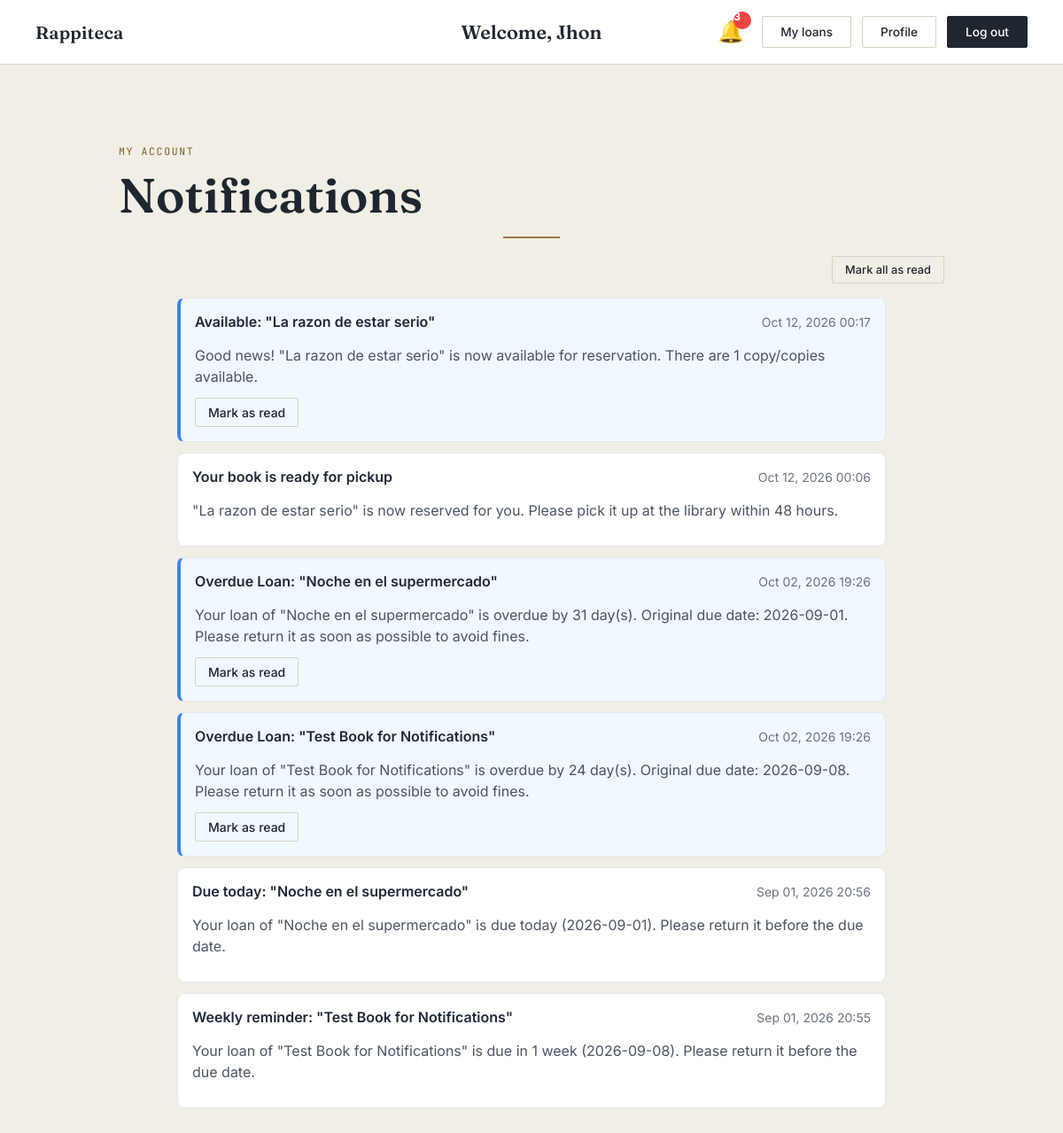
/accounts/notifications/ (signed in), run on the app's committed database.
### accounts/models.py (models this page shows, shortened)
class User(models.Model):
    name = models.CharField(max_length=100)
    last_name = models.CharField(max_length=100)
    email = models.EmailField(unique=True)
    password = models.CharField(max_length=128)
    role = models.CharField(max_length=5, default='stu')

class Notification(models.Model):
    TYPE_LOAN_DUE_WEEK = 'loan_due_week'
    TYPE_LOAN_DUE_3_DAYS = 'loan_due_3_days'
    TYPE_LOAN_DUE_SAME_DAY = 'loan_due_same_day'
    TYPE_LOAN_OVERDUE = 'loan_overdue'
    TYPE_RESERVATION_READY = 'reservation_ready'
    TYPE_RESERVATION_EXPIRED = 'reservation_expired'
    TYPE_BOOK_AVAILABLE = 'book_available'
    TYPE_CHOICES = [
        (TYPE_LOAN_DUE_WEEK, 'Loan Due - 1 Week'),
        (TYPE_LOAN_DUE_3_DAYS, 'Loan Due - 3 Days'),
        (TYPE_LOAN_DUE_SAME_DAY, 'Loan Due - Same Day'),
        (TYPE_LOAN_OVERDUE, 'Loan Overdue'),
        (TYPE_RESERVATION_READY, 'Reservation Ready for Pickup'),
        (TYPE_RESERVATION_EXPIRED, 'Reservation Expired'),
        (TYPE_BOOK_AVAILABLE, 'Book Available'),
    ]
    user = models.ForeignKey(User, on_delete=models.CASCADE, related_name='notifications')
    notification_type = models.CharField(max_length=20, choices=TYPE_CHOICES)
    title = models.CharField(max_length=200)
    message = models.TextField()
    is_read = models.BooleanField(default=False)
    created_at = models.DateTimeField(auto_now_add=True)
    related_loan_id = models.IntegerField(null=True, blank=True)
    related_book_id = models.IntegerField(null=True, blank=True)
    class Meta:
        ordering = ['-created_at']

### accounts/views.py (the view)
# urls.py: path('notifications/', views.notifications_view, name='notifications'),
def notifications_view(request):
    current_user = _usuario_actual(request)
    if not current_user:
        return redirect('login')
    notifications = Notification.objects.filter(user=current_user).order_by('-created_at')
    contexto = {
        'current_user': current_user,
        'notifications': notifications,
    }
    return render(request, 'notifications.html', contexto)

### accounts/views.py (called while the page is built)
def _usuario_actual(request):
    current_user = None
    user_id = request.session.get('user_id')
    if user_id:
        try:
            current_user = User.objects.get(id=user_id)
        except User.DoesNotExist:
            request.session.flush()
    return current_user

### accounts/templates/notifications.html (shortened to what this page needs)
{% load static %}
<!DOCTYPE html>
<html lang="en">
<head>
  <link rel="stylesheet" href="{% static 'catalog/css/style.css' %}">
</head>
<body>
  <header class="nav">
    <a href="{% url 'home' %}" class="nav-brand">Rappiteca</a>
    <div class="nav-center">
      {% if current_user %}
        <span class="nav-welcome">Welcome, {{ current_user.name }}</span>
      {% endif %}
    </div>
    <nav class="nav-actions">
      {% if current_user %}
        <div class="notification-icon-container">
          <a href="{% url 'notifications' %}" class="notification-icon">
            🔔
            <span class="notification-badge" id="notification-badge" style="display: none;">0</span>
          </a>
        </div>
        {% if current_user.role == 'adm' %}
          <a href="/admin-prestamos/" class="btn btn-ghost">Admin panel</a>
        {% else %}
          <a href="{% url 'user_loans' %}" class="btn btn-ghost">My loans</a>
        {% endif %}
        <a href="{% url 'profile' %}" class="btn btn-ghost">Profile</a>
        <a href="{% url 'logout' %}" class="btn btn-solid">Log out</a>
      {% else %}
        <a href="{% url 'signup' %}" class="btn btn-ghost">Sign up</a>
        <a href="{% url 'login' %}" class="btn btn-solid">Log in</a>
      {% endif %}
    </nav>
  </header>
  <main class="admin-main">
    <p class="eyebrow">My account</p>
    <h1 class="title">Notifications</h1>
    <hr class="rule">
    <div class="admin-toolbar">
      <button id="mark-all-read" class="btn btn-ghost btn-small">Mark all as read</button>
    </div>
    {% if notifications %}
      <div class="notifications-list">
        {% for notification in notifications %}
          <div class="notification-card {% if not notification.is_read %}notification-unread{% endif %}" data-notification-id="{{ notification.id }}">
            <div class="notification-header">
              <span class="notification-title">{{ notification.title }}</span>
              <span class="notification-date">{{ notification.created_at|date:"M d, Y H:i" }}</span>
            </div>
            <p class="notification-message">{{ notification.message }}</p>
            {% if not notification.is_read %}
              <button class="mark-read-btn btn btn-ghost btn-small">Mark as read</button>
            {% endif %}
          </div>
        {% endfor %}
      </div>
    {% else %}
      <p class="empty-state">No notifications yet.</p>
      <a href="{% url 'home' %}" class="btn btn-solid">Browse catalog</a>
    {% endif %}
  </main>
</body>
</html>

### catalog/static/catalog/css/style.css (style rules this page uses)
:root { --ink: #20262F; --ink-soft: #565F6B; --paper: #F1EEE6; --paper-raised: #FFFFFF; --brass: #9A7B3C; --brass-deep: #7C6129; --line: #D8D2C2; --radius: 2px; }
* { box-sizing: border-box; }
body { margin: 0; background: var(--paper); color: var(--ink); font-family: 'Inter', sans-serif; min-height: 100vh; }
header.nav { display: flex; align-items: center; justify-content: space-between; padding: 18px 40px; border-bottom: 1px solid var(--line); background: var(--paper-raised); }
.nav-brand { font-family: 'Fraunces', serif; font-size: 1.25rem; font-weight: 600; letter-spacing: 0.01em; color: var(--ink); text-decoration: none; }
.nav-actions { display: flex; gap: 12px; }
.btn { font-family: 'Inter', sans-serif; font-size: 0.85rem; font-weight: 500; padding: 9px 20px; border-radius: var(--radius); text-decoration: none; transition: background 0.15s ease, color 0.15s ease, border-color 0.15s ease; }
.btn-ghost { color: var(--ink); border: 1px solid var(--line); background: transparent; }
.btn-solid { color: #fff; background: var(--ink); border: 1px solid var(--ink); }
main { max-width: 760px; margin: 0 auto; padding: 90px 24px 60px; text-align: center; }
.eyebrow { font-family: 'JetBrains Mono', monospace; font-size: 0.72rem; letter-spacing: 0.14em; text-transform: uppercase; color: var(--brass-deep); margin: 0 0 14px; }
h1.title { font-family: 'Fraunces', serif; font-size: clamp(2.4rem, 5vw, 3.4rem); font-weight: 600; margin: 0 0 10px; line-height: 1.05; }
.rule { width: 64px; height: 2px; background: var(--brass); margin: 18px auto 20px; border: none; }
header.nav { display: grid; grid-template-columns: 1fr auto 1fr; align-items: center; padding: 18px 40px; border-bottom: 1px solid var(--line); background: var(--paper-raised); }
.nav-brand { justify-self: start; font-family: 'Fraunces', serif; font-size: 1.25rem; font-weight: 600; letter-spacing: 0.01em; color: var(--ink); text-decoration: none; }
.nav-center { justify-self: center; }
.nav-welcome { font-family: 'Fraunces', serif; font-size: 1.35rem; font-weight: 600; color: var(--ink); }
.nav-actions { justify-self: end; display: flex; align-items: center; gap: 12px; }
.btn-small { padding: 7px 14px; font-size: 0.8rem; }
.admin-main { max-width: 980px; text-align: left; }
.admin-toolbar { display: flex; justify-content: flex-end; margin: 0 0 16px; }
.notification-icon-container { position: relative; display: inline-block; margin-right: 8px; }
.notification-icon { font-size: 1.5rem; text-decoration: none; position: relative; line-height: 1; }
.notification-badge { position: absolute; top: -8px; right: -8px; background: #ef4444; color: white; border-radius: 50%; width: 20px; height: 20px; display: flex; align-items: center; justify-content: center; font-size: 0.75rem; font-weight: bold; line-height: 1; }

### accounts/templates/notifications.html (style rules this page uses)
.notifications-list { max-width: 800px; margin: 0 auto; }
.notification-card { background: white; border: 1px solid #e5e7eb; border-radius: 8px; padding: 16px; margin-bottom: 12px; transition: all 0.2s; }
.notification-unread { background: #f0f9ff; border-left: 4px solid #3b82f6; }
.notification-header { display: flex; justify-content: space-between; align-items: center; margin-bottom: 8px; }
.notification-title { font-weight: 600; color: #1f2937; }
.notification-date { font-size: 0.875rem; color: #6b7280; }
.notification-message { color: #4b5563; line-height: 1.5; margin-bottom: 12px; }
.mark-read-btn { font-size: 0.875rem; }

### data on the page
User: name "Jhon"
Notification: title "Available: \"La razon de estar serio\"", created_at "Oct 12, 2026 00:17", message "Good news! \"La razon de estar serio\" is now available for reservation. There are 1 copy/copies available.", is_read "Mark as read"
Notification: title "Your book is ready for pickup", created_at "Oct 12, 2026 00:06", message "\"La razon de estar serio\" is now reserved for you. Please pick it up at the library within 48 hours."
Notification: title "Overdue Loan: \"Noche en el supermercado\"", created_at "Oct 02, 2026 19:26", message "Your loan of \"Noche en el supermercado\" is overdue by 31 day(s). Original due date: 2026-09-01. Please return it as soon as possible to avoid fines.", is_read "Mark as read"
Notification: title "Overdue Loan: \"Test Book for Notifications\"", created_at "Oct 02, 2026 19:26", message "Your loan of \"Test Book for Notifications\" is overdue by 24 day(s). Original due date: 2026-09-08. Please return it as soon as possible to avoid fines.", is_read "Mark as read"
Notification: title "Due today: \"Noche en el supermercado\"", created_at "Sep 01, 2026 20:56", message "Your loan of \"Noche en el supermercado\" is due today (2026-09-01). Please return it before the due date."
Notification: title "Weekly reminder: \"Test Book for Notifications\"", created_at "Sep 01, 2026 20:55", message "Your loan of \"Test Book for Notifications\" is due in 1 week (2026-09-08). Please return it before the due date."
